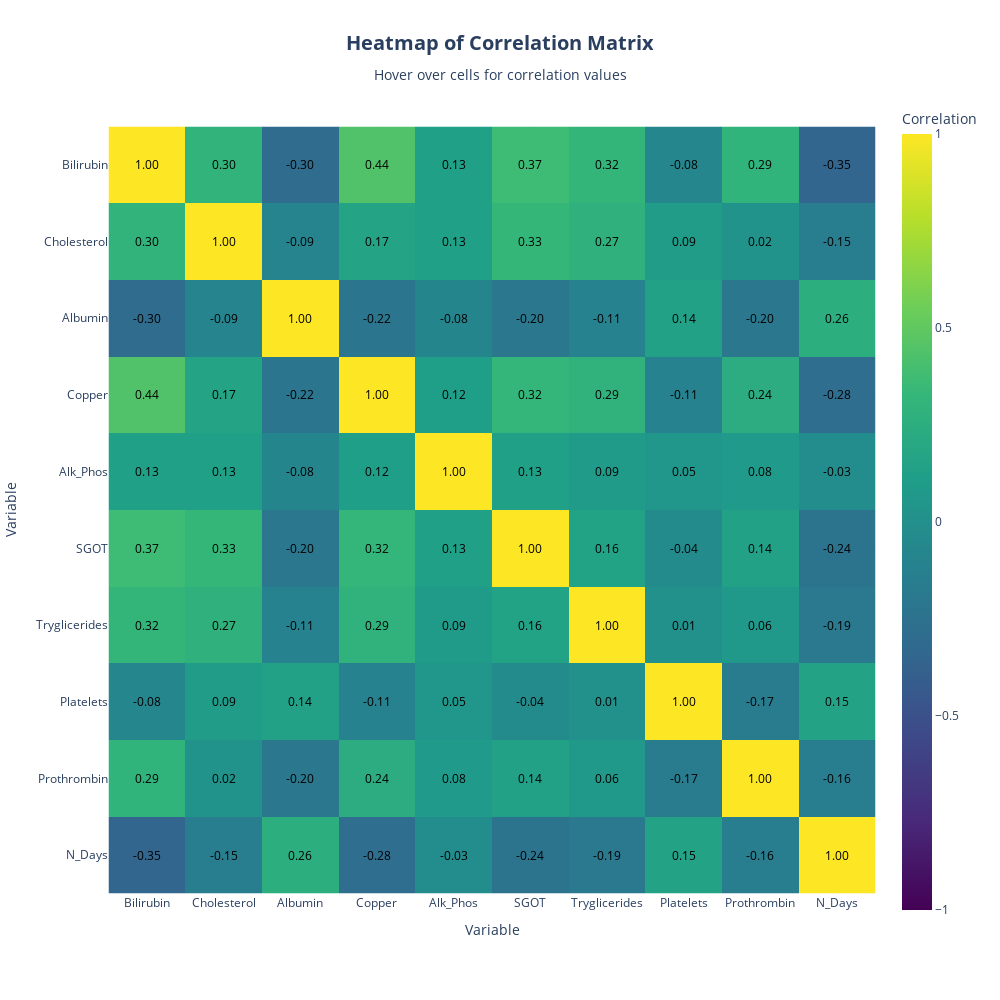

Write notebook code for a chart like this one.
### Code cell
def create_plotly_express_heatmap(df, columns_to_plot, color_continuous_scale='viridis'):
    """
    Create a heatmap for the correlation matrix of specified columns in the given DataFrame using Plotly Express.

    Parameters:
    df (DataFrame): The DataFrame containing the data.
    columns_to_plot (list): List of column names to include in the heatmap.
    color_continuous_scale (str or list): Colormap used for the heatmap.

    Returns:
    plotly.graph_objs._figure.Figure: The figure object containing the heatmap.
    """
    # Select specified columns for correlation matrix
    df_subset = df[columns_to_plot]
    correlation_matrix = df_subset.corr()

    # Create the heatmap
    fig = px.imshow(
        correlation_matrix,
        labels=dict(x="Variable", y="Variable", color="Correlation"),
        x=columns_to_plot,
        y=columns_to_plot,
        color_continuous_scale=color_continuous_scale,
        zmin=-1,
        zmax=1,
        width=1000,
        height=1000,
        title="Heatmap of Correlation Matrix",
        template='plotly_white',
        color_continuous_midpoint=0
    )

    # Add annotations
    for i in range(len(columns_to_plot)):
        for j in range(len(columns_to_plot)):
            fig.add_annotation(
                x=columns_to_plot[i],
                y=columns_to_plot[j],
                text=f"{correlation_matrix.iloc[i, j]:.2f}",
                showarrow=False,
                font=dict(color="black", size=12),
            )

    # Update the layout
    fig.update_layout(
        title = dict(
            text="<b>Heatmap of Correlation Matrix</b><br><sub>Hover over cells for correlation values</sub><br>",
            x=0.5,
            font=dict(size=20)
        ),
        xaxis_nticks=len(columns_to_plot),
        yaxis_nticks=len(columns_to_plot),
        title_x=0.5
    )

    return fig
create_plotly_express_heatmap(df_train, numer)

### Figure 1 — Plotly figure (JSON) as saved in the notebook; plotly's stock layout.template omitted (floating-point values rounded to 4 significant figures)
{"data": [{"coloraxis": "coloraxis", "hovertemplate": "Variable: %{x}<br>Variable: %{y}<br>Correlation: %{z}<extra></extra>", "name": "0", "type": "heatmap", "x": ["Bilirubin", "Cholesterol", "Albumin", "Copper", "Alk_Phos", "SGOT", "Tryglicerides", "Platelets", "Prothrombin", "N_Days"], "xaxis": "x", "y": ["Bilirubin", "Cholesterol", "Albumin", "Copper", "Alk_Phos", "SGOT", "Tryglicerides", "Platelets", "Prothrombin", "N_Days"], "yaxis": "y", "z": [[1, 0.3022, -0.3032, 0.4422, 0.1313, 0.3687, 0.3157, -0.08199, 0.2943, -0.3464], [0.3022, 1, -0.09183, 0.1683, 0.1291, 0.3269, 0.274, 0.09146, 0.02376, -0.1458], [-0.3032, -0.09183, 1, -0.2185, -0.08358, -0.2009, -0.1123, 0.1413, -0.2046, 0.2557], [0.4422, 0.1683, -0.2185, 1, 0.1241, 0.3232, 0.2904, -0.1079, 0.2388, -0.2844], [0.1313, 0.1291, -0.08358, 0.1241, 1, 0.1287, 0.08779, 0.04787, 0.07952, -0.03087], [0.3687, 0.3269, -0.2009, 0.3232, 0.1287, 1, 0.1553, -0.042, 0.1368, -0.2409], [0.3157, 0.274, -0.1123, 0.2904, 0.08779, 0.1553, 1, 0.006511, 0.06358, -0.1865], [-0.08199, 0.09146, 0.1413, -0.1079, 0.04787, -0.042, 0.006511, 1, -0.1697, 0.1476], [0.2943, 0.02376, -0.2046, 0.2388, 0.07952, 0.1368, 0.06358, -0.1697, 1, -0.156], [-0.3464, -0.1458, 0.2557, -0.2844, -0.03087, -0.2409, -0.1865, 0.1476, -0.156, 1]]}], "layout": {"annotations": [{"font": {"color": "black", "size": 12}, "showarrow": false, "text": "1.00", "x": "Bilirubin", "y": "Bilirubin"}, {"font": {"color": "black", "size": 12}, "showarrow": false, "text": "0.30", "x": "Bilirubin", "y": "Cholesterol"}, {"font": {"color": "black", "size": 12}, "showarrow": false, "text": "-0.30", "x": "Bilirubin", "y": "Albumin"}, {"font": {"color": "black", "size": 12}, "showarrow": false, "text": "0.44", "x": "Bilirubin", "y": "Copper"}, {"font": {"color": "black", "size": 12}, "showarrow": false, "text": "0.13", "x": "Bilirubin", "y": "Alk_Phos"}, {"font": {"color": "black", "size": 12}, "showarrow": false, "text": "0.37", "x": "Bilirubin", "y": "SGOT"}, {"font": {"color": "black", "size": 12}, "showarrow": false, "text": "0.32", "x": "Bilirubin", "y": "Tryglicerides"}, {"font": {"color": "black", "size": 12}, "showarrow": false, "text": "-0.08", "x": "Bilirubin", "y": "Platelets"}, {"font": {"color": "black", "size": 12}, "showarrow": false, "text": "0.29", "x": "Bilirubin", "y": "Prothrombin"}, {"font": {"color": "black", "size": 12}, "showarrow": false, "text": "-0.35", "x": "Bilirubin", "y": "N_Days"}, {"font": {"color": "black", "size": 12}, "showarrow": false, "text": "0.30", "x": "Cholesterol", "y": "Bilirubin"}, {"font": {"color": "black", "size": 12}, "showarrow": false, "text": "1.00", "x": "Cholesterol", "y": "Cholesterol"}, {"font": {"color": "black", "size": 12}, "showarrow": false, "text": "-0.09", "x": "Cholesterol", "y": "Albumin"}, {"font": {"color": "black", "size": 12}, "showarrow": false, "text": "0.17", "x": "Cholesterol", "y": "Copper"}, {"font": {"color": "black", "size": 12}, "showarrow": false, "text": "0.13", "x": "Cholesterol", "y": "Alk_Phos"}, {"font": {"color": "black", "size": 12}, "showarrow": false, "text": "0.33", "x": "Cholesterol", "y": "SGOT"}, {"font": {"color": "black", "size": 12}, "showarrow": false, "text": "0.27", "x": "Cholesterol", "y": "Tryglicerides"}, {"font": {"color": "black", "size": 12}, "showarrow": false, "text": "0.09", "x": "Cholesterol", "y": "Platelets"}, {"font": {"color": "black", "size": 12}, "showarrow": false, "text": "0.02", "x": "Cholesterol", "y": "Prothrombin"}, {"font": {"color": "black", "size": 12}, "showarrow": false, "text": "-0.15", "x": "Cholesterol", "y": "N_Days"}, {"font": {"color": "black", "size": 12}, "showarrow": false, "text": "-0.30", "x": "Albumin", "y": "Bilirubin"}, {"font": {"color": "black", "size": 12}, "showarrow": false, "text": "-0.09", "x": "Albumin", "y": "Cholesterol"}, {"font": {"color": "black", "size": 12}, "showarrow": false, "text": "1.00", "x": "Albumin", "y": "Albumin"}, {"font": {"color": "black", "size": 12}, "showarrow": false, "text": "-0.22", "x": "Albumin", "y": "Copper"}, {"font": {"color": "black", "size": 12}, "showarrow": false, "text": "-0.08", "x": "Albumin", "y": "Alk_Phos"}, {"font": {"color": "black", "size": 12}, "showarrow": false, "text": "-0.20", "x": "Albumin", "y": "SGOT"}, {"font": {"color": "black", "size": 12}, "showarrow": false, "text": "-0.11", "x": "Albumin", "y": "Tryglicerides"}, {"font": {"color": "black", "size": 12}, "showarrow": false, "text": "0.14", "x": "Albumin", "y": "Platelets"}, {"font": {"color": "black", "size": 12}, "showarrow": false, "text": "-0.20", "x": "Albumin", "y": "Prothrombin"}, {"font": {"color": "black", "size": 12}, "showarrow": false, "text": "0.26", "x": "Albumin", "y": "N_Days"}, {"font": {"color": "black", "size": 12}, "showarrow": false, "text": "0.44", "x": "Copper", "y": "Bilirubin"}, {"font": {"color": "black", "size": 12}, "showarrow": false, "text": "0.17", "x": "Copper", "y": "Cholesterol"}, {"font": {"color": "black", "size": 12}, "showarrow": false, "text": "-0.22", "x": "Copper", "y": "Albumin"}, {"font": {"color": "black", "size": 12}, "showarrow": false, "text": "1.00", "x": "Copper", "y": "Copper"}, {"font": {"color": "black", "size": 12}, "showarrow": false, "text": "0.12", "x": "Copper", "y": "Alk_Phos"}, {"font": {"color": "black", "size": 12}, "showarrow": false, "text": "0.32", "x": "Copper", "y": "SGOT"}, {"font": {"color": "black", "size": 12}, "showarrow": false, "text": "0.29", "x": "Copper", "y": "Tryglicerides"}, {"font": {"color": "black", "size": 12}, "showarrow": false, "text": "-0.11", "x": "Copper", "y": "Platelets"}, {"font": {"color": "black", "size": 12}, "showarrow": false, "text": "0.24", "x": "Copper", "y": "Prothrombin"}, {"font": {"color": "black", "size": 12}, "showarrow": false, "text": "-0.28", "x": "Copper", "y": "N_Days"}, {"font": {"color": "black", "size": 12}, "showarrow": false, "text": "0.13", "x": "Alk_Phos", "y": "Bilirubin"}, {"font": {"color": "black", "size": 12}, "showarrow": false, "text": "0.13", "x": "Alk_Phos", "y": "Cholesterol"}, {"font": {"color": "black", "size": 12}, "showarrow": false, "text": "-0.08", "x": "Alk_Phos", "y": "Albumin"}, {"font": {"color": "black", "size": 12}, "showarrow": false, "text": "0.12", "x": "Alk_Phos", "y": "Copper"}, {"font": {"color": "black", "size": 12}, "showarrow": false, "text": "1.00", "x": "Alk_Phos", "y": "Alk_Phos"}, {"font": {"color": "black", "size": 12}, "showarrow": false, "text": "0.13", "x": "Alk_Phos", "y": "SGOT"}, {"font": {"color": "black", "size": 12}, "showarrow": false, "text": "0.09", "x": "Alk_Phos", "y": "Tryglicerides"}, {"font": {"color": "black", "size": 12}, "showarrow": false, "text": "0.05", "x": "Alk_Phos", "y": "Platelets"}, {"font": {"color": "black", "size": 12}, "showarrow": false, "text": "0.08", "x": "Alk_Phos", "y": "Prothrombin"}, {"font": {"color": "black", "size": 12}, "showarrow": false, "text": "-0.03", "x": "Alk_Phos", "y": "N_Days"}, {"font": {"color": "black", "size": 12}, "showarrow": false, "text": "0.37", "x": "SGOT", "y": "Bilirubin"}, {"font": {"color": "black", "size": 12}, "showarrow": false, "text": "0.33", "x": "SGOT", "y": "Cholesterol"}, {"font": {"color": "black", "size": 12}, "showarrow": false, "text": "-0.20", "x": "SGOT", "y": "Albumin"}, {"font": {"color": "black", "size": 12}, "showarrow": false, "text": "0.32", "x": "SGOT", "y": "Copper"}, {"font": {"color": "black", "size": 12}, "showarrow": false, "text": "0.13", "x": "SGOT", "y": "Alk_Phos"}, {"font": {"color": "black", "size": 12}, "showarrow": false, "text": "1.00", "x": "SGOT", "y": "SGOT"}, {"font": {"color": "black", "size": 12}, "showarrow": false, "text": "0.16", "x": "SGOT", "y": "Tryglicerides"}, {"font": {"color": "black", "size": 12}, "showarrow": false, "text": "-0.04", "x": "SGOT", "y": "Platelets"}, {"font": {"color": "black", "size": 12}, "showarrow": false, "text": "0.14", "x": "SGOT", "y": "Prothrombin"}, {"font": {"color": "black", "size": 12}, "showarrow": false, "text": "-0.24", "x": "SGOT", "y": "N_Days"}, {"font": {"color": "black", "size": 12}, "showarrow": false, "text": "0.32", "x": "Tryglicerides", "y": "Bilirubin"}, {"font": {"color": "black", "size": 12}, "showarrow": false, "text": "0.27", "x": "Tryglicerides", "y": "Cholesterol"}, {"font": {"color": "black", "size": 12}, "showarrow": false, "text": "-0.11", "x": "Tryglicerides", "y": "Albumin"}, {"font": {"color": "black", "size": 12}, "showarrow": false, "text": "0.29", "x": "Tryglicerides", "y": "Copper"}, {"font": {"color": "black", "size": 12}, "showarrow": false, "text": "0.09", "x": "Tryglicerides", "y": "Alk_Phos"}, {"font": {"color": "black", "size": 12}, "showarrow": false, "text": "0.16", "x": "Tryglicerides", "y": "SGOT"}, {"font": {"color": "black", "size": 12}, "showarrow": false, "text": "1.00", "x": "Tryglicerides", "y": "Tryglicerides"}, {"font": {"color": "black", "size": 12}, "showarrow": false, "text": "0.01", "x": "Tryglicerides", "y": "Platelets"}, {"font": {"color": "black", "size": 12}, "showarrow": false, "text": "0.06", "x": "Tryglicerides", "y": "Prothrombin"}, {"font": {"color": "black", "size": 12}, "showarrow": false, "text": "-0.19", "x": "Tryglicerides", "y": "N_Days"}, {"font": {"color": "black", "size": 12}, "showarrow": false, "text": "-0.08", "x": "Platelets", "y": "Bilirubin"}, {"font": {"color": "black", "size": 12}, "showarrow": false, "text": "0.09", "x": "Platelets", "y": "Cholesterol"}, {"font": {"color": "black", "size": 12}, "showarrow": false, "text": "0.14", "x": "Platelets", "y": "Albumin"}, {"font": {"color": "black", "size": 12}, "showarrow": false, "text": "-0.11", "x": "Platelets", "y": "Copper"}, {"font": {"color": "black", "size": 12}, "showarrow": false, "text": "0.05", "x": "Platelets", "y": "Alk_Phos"}, {"font": {"color": "black", "size": 12}, "showarrow": false, "text": "-0.04", "x": "Platelets", "y": "SGOT"}, {"font": {"color": "black", "size": 12}, "showarrow": false, "text": "0.01", "x": "Platelets", "y": "Tryglicerides"}, {"font": {"color": "black", "size": 12}, "showarrow": false, "text": "1.00", "x": "Platelets", "y": "Platelets"}, {"font": {"color": "black", "size": 12}, "showarrow": false, "text": "-0.17", "x": "Platelets", "y": "Prothrombin"}, {"font": {"color": "black", "size": 12}, "showarrow": false, "text": "0.15", "x": "Platelets", "y": "N_Days"}, {"font": {"color": "black", "size": 12}, "showarrow": false, "text": "0.29", "x": "Prothrombin", "y": "Bilirubin"}, {"font": {"color": "black", "size": 12}, "showarrow": false, "text": "0.02", "x": "Prothrombin", "y": "Cholesterol"}, {"font": {"color": "black", "size": 12}, "showarrow": false, "text": "-0.20", "x": "Prothrombin", "y": "Albumin"}, {"font": {"color": "black", "size": 12}, "showarrow": false, "text": "0.24", "x": "Prothrombin", "y": "Copper"}, {"font": {"color": "black", "size": 12}, "showarrow": false, "text": "0.08", "x": "Prothrombin", "y": "Alk_Phos"}, {"font": {"color": "black", "size": 12}, "showarrow": false, "text": "0.14", "x": "Prothrombin", "y": "SGOT"}, {"font": {"color": "black", "size": 12}, "showarrow": false, "text": "0.06", "x": "Prothrombin", "y": "Tryglicerides"}, {"font": {"color": "black", "size": 12}, "showarrow": false, "text": "-0.17", "x": "Prothrombin", "y": "Platelets"}, {"font": {"color": "black", "size": 12}, "showarrow": false, "text": "1.00", "x": "Prothrombin", "y": "Prothrombin"}, {"font": {"color": "black", "size": 12}, "showarrow": false, "text": "-0.16", "x": "Prothrombin", "y": "N_Days"}, {"font": {"color": "black", "size": 12}, "showarrow": false, "text": "-0.35", "x": "N_Days", "y": "Bilirubin"}, {"font": {"color": "black", "size": 12}, "showarrow": false, "text": "-0.15", "x": "N_Days", "y": "Cholesterol"}, {"font": {"color": "black", "size": 12}, "showarrow": false, "text": "0.26", "x": "N_Days", "y": "Albumin"}, {"font": {"color": "black", "size": 12}, "showarrow": false, "text": "-0.28", "x": "N_Days", "y": "Copper"}, {"font": {"color": "black", "size": 12}, "showarrow": false, "text": "-0.03", "x": "N_Days", "y": "Alk_Phos"}, {"font": {"color": "black", "size": 12}, "showarrow": false, "text": "-0.24", "x": "N_Days", "y": "SGOT"}, {"font": {"color": "black", "size": 12}, "showarrow": false, "text": "-0.19", "x": "N_Days", "y": "Tryglicerides"}, {"font": {"color": "black", "size": 12}, "showarrow": false, "text": "0.15", "x": "N_Days", "y": "Platelets"}, {"font": {"color": "black", "size": 12}, "showarrow": false, "text": "-0.16", "x": "N_Days", "y": "Prothrombin"}, {"font": {"color": "black", "size": 12}, "showarrow": false, "text": "1.00", "x": "N_Days", "y": "N_Days"}], "coloraxis": {"cmax": 1, "cmid": 0, "cmin": -1, "colorbar": {"title": {"text": "Correlation"}}, "colorscale": [[0, "#440154"], [0.1111, "#482878"], [0.2222, "#3e4989"], [0.3333, "#31688e"], [0.4444, "#26828e"], [0.5556, "#1f9e89"], [0.6667, "#35b779"], [0.7778, "#6ece58"], [0.8889, "#b5de2b"], [1, "#fde725"]]}, "height": 1000, "title": {"font": {"size": 20}, "text": "<b>Heatmap of Correlation Matrix</b><br><sub>Hover over cells for correlation values</sub><br>", "x": 0.5}, "width": 1000, "xaxis": {"anchor": "y", "constrain": "domain", "domain": [0, 1], "nticks": 10, "scaleanchor": "y", "title": {"text": "Variable"}}, "yaxis": {"anchor": "x", "autorange": "reversed", "constrain": "domain", "domain": [0, 1], "nticks": 10, "title": {"text": "Variable"}}}}
